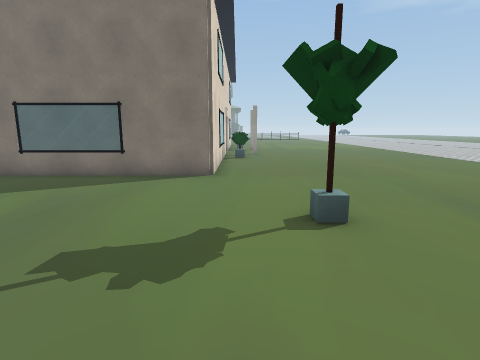
view 1 (above)

24 first-person views from a walk through a scene from a Unity 3-D project. The camera is 1.5 m above the floor, tilts 10° down and sees 80° across. The floor is counted in squares, 1 m on a side. Each view is taken from the middle of a square. On the plan, view 1 faces up. The plan holds only what a view shows up to about 14 squares ahead; the rest is blank. The place goes on beyond the plan. Some surface patterns are stand-ins.

view 2
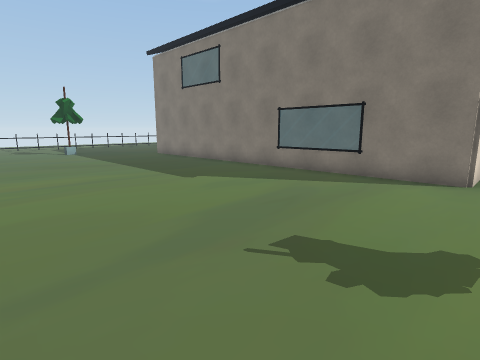

view 3
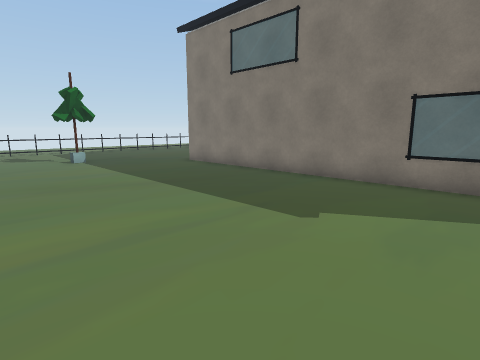

view 4
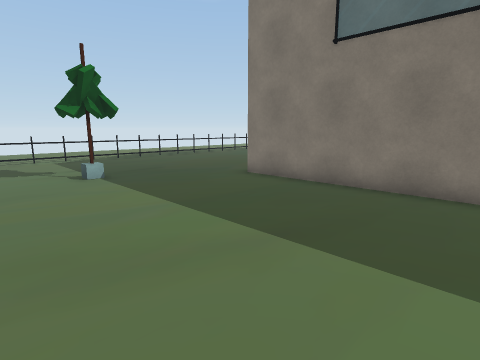

view 5
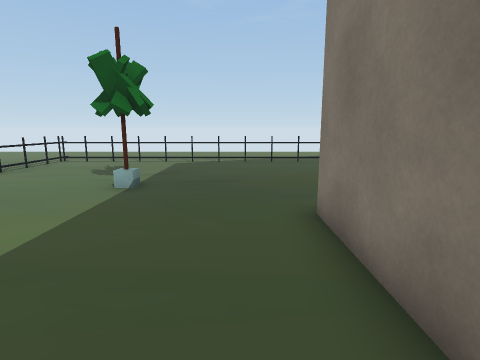

view 6
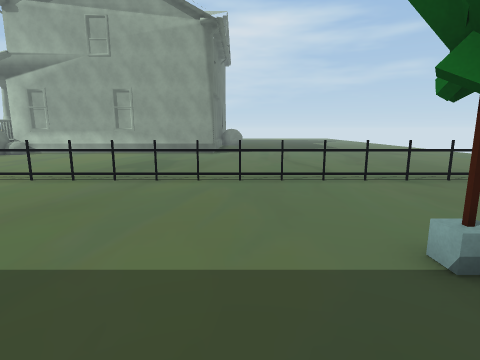

view 7
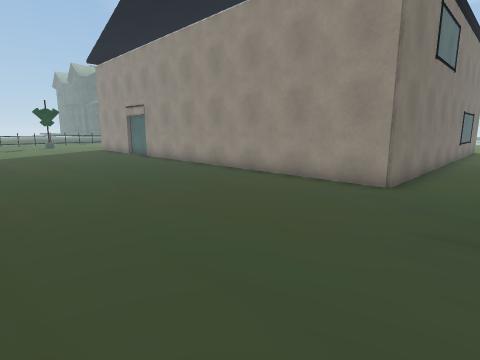

view 8
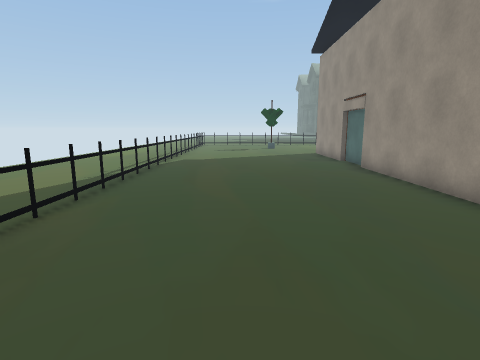

view 9
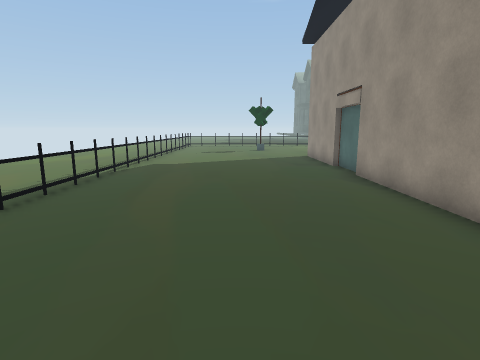

view 10
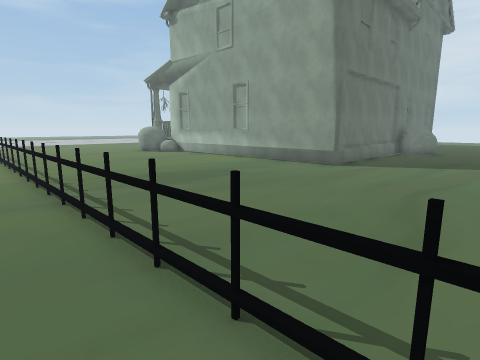

view 11
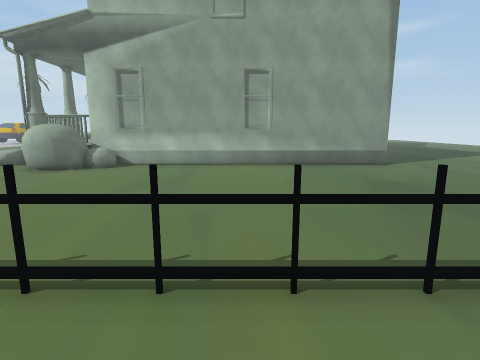

view 12
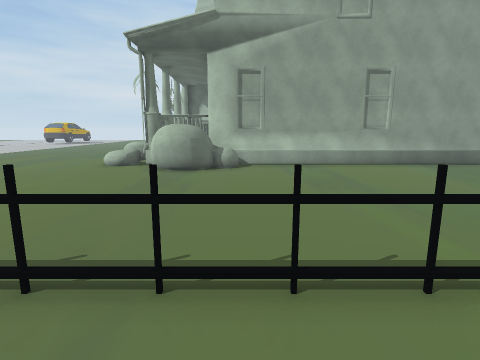

view 13
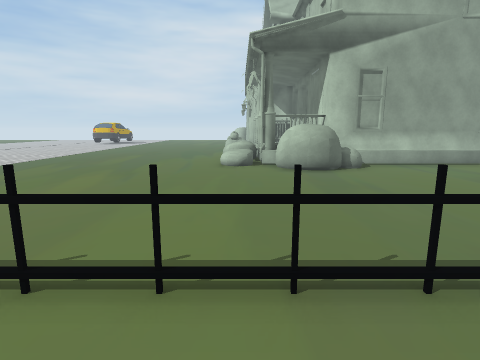

view 14
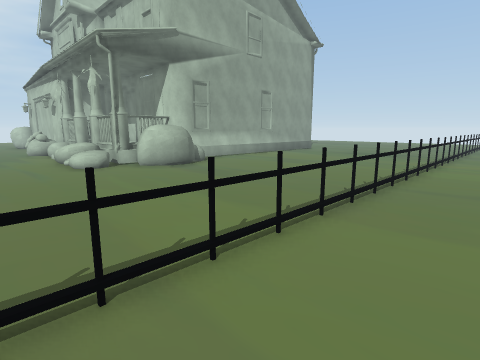

view 15
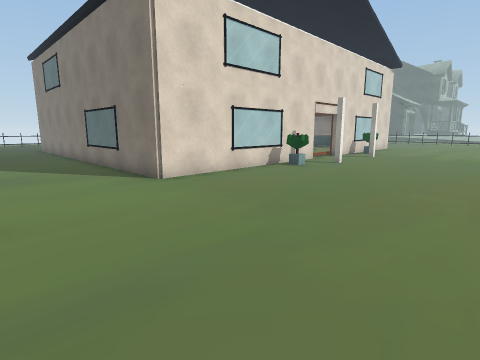

view 16
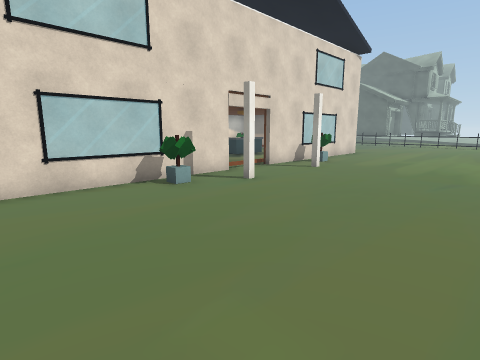

view 17
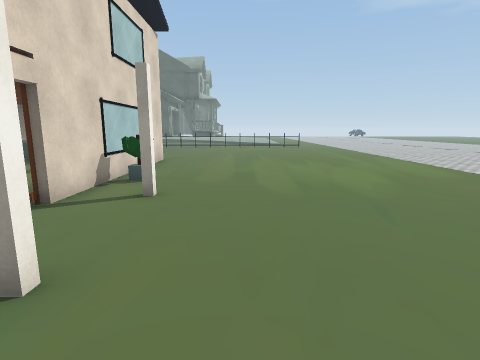

view 18
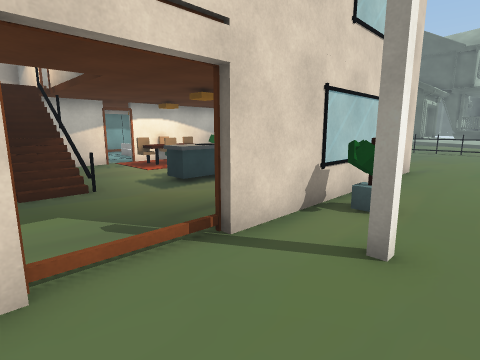

view 19
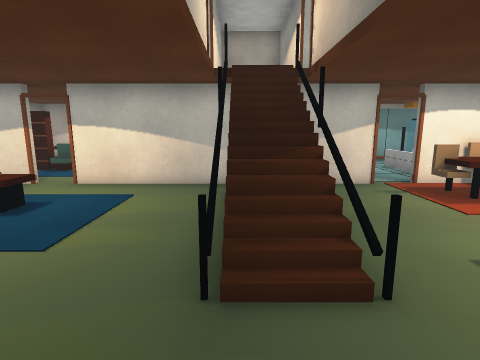

view 20
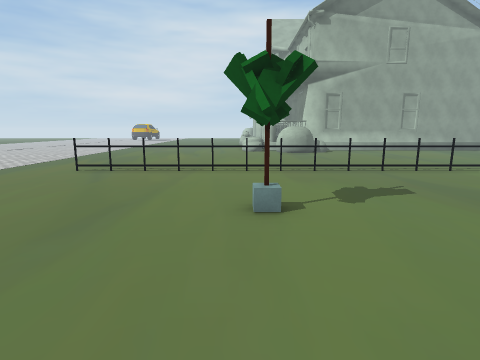

view 21
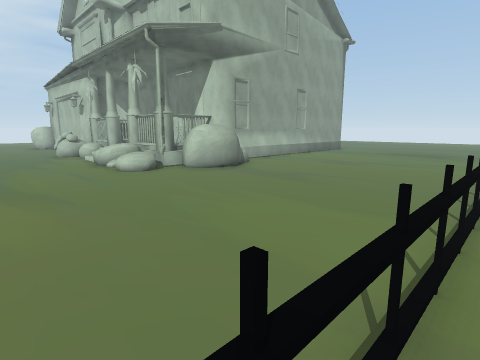

view 22
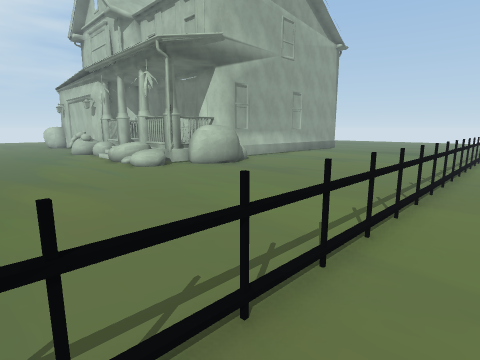

view 23
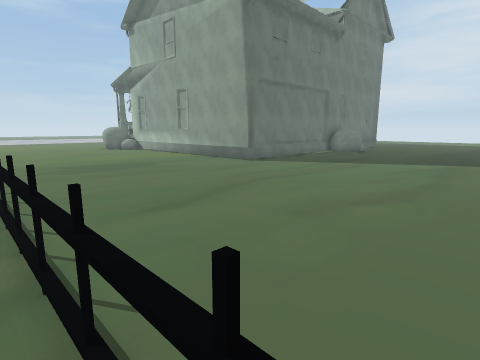

view 24
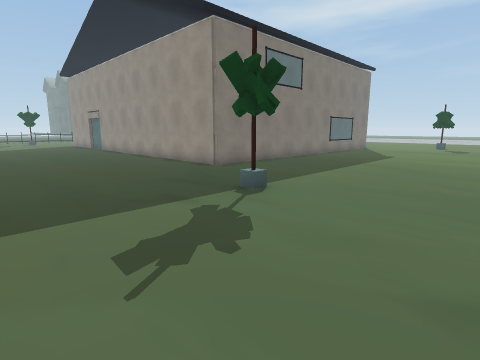

### Floor plan
Key: @ floor where view 1 was taken; # wall or solid block; x gap in a wall; . floor; = window, fence, low wall or low ledge; ^ raised ledge; O other object.
Columns run from 27 left of view 1 to 7 right of it. Each row starts with its distance up from view 1.
 25 .=........#     #OO       =........
 24 .=........#     #OOO  ^.  # .......
 23 .=........#     #....=^.. #O.......
 22 .=........#     #.........#........
 21 .=........#     #.........#.O......
 20 .=........#     #=#==#=............
 19 .=........#     ####===............
 18 .=........#     #......  .#........
 17 .=........#     #......   #.O......
 16 .=........#     #.....    #O.......
 15  =........#     #..^      #O.......
 14   ........#    ....       =........
 13   ........#    .x.        =........
 12   ........#  #  #         #........
 11  =........#  #  #         #........
 10  =........########  ##   ##........
  9  =...........###.###====##.........
  8  =.................................
  7  =.................................
  6  =................................
  5  =......#...................#......
  4  =.................................
  3  =.................................
  2  =.................................
  1  =.................................
  0  =...=....=....=....=....=.@..=....
 -1  ====.====.====.====.====.====.====
 -2   .................................
 -3  ..................................
 -4 ...................................
 -5 ...................................
 -6 ...................................
 -7   .................................
 -8    ......................O.........
 -9    .....................OOO........
-10    .........O####OO###OOOOOOO......
-11    .........##          #OOOO......
-12    .........#           #  #OO.....
-13    .........#              OOO....
-14    ........                  .....
-15    .... ..                   ....
-16     ..                     OO ...

Positions as (right, up) in squares from view 1, and headings:
1: (0, 0), facing up
2: (0, 0), facing up-left
3: (-5, 1), facing up-left
4: (-10, 2), facing up-left
5: (-12, 8), facing left
6: (-17, 8), facing down
7: (-25, 7), facing up-right
8: (-22, 11), facing up
9: (-21, 13), facing up
10: (-21, 1), facing down-right
11: (-9, 2), facing down
12: (-4, 2), facing down
13: (1, 2), facing down
14: (5, 2), facing down-left
15: (7, 5), facing up-left
16: (7, 11), facing up-left
17: (3, 15), facing up
18: (2, 18), facing up-left
19: (-3, 19), facing left
20: (2, 10), facing down
21: (6, 0), facing down-left
22: (7, 1), facing down-left
23: (-25, 0), facing down-right
24: (-25, 0), facing up-right
